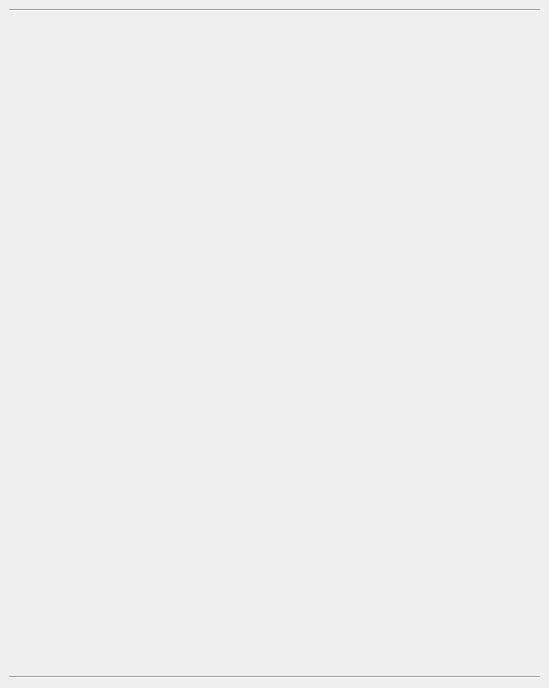
  <widget class="QDockWidget" name="dockWidget_1">
   <property name="sizePolicy">
    <sizepolicy hsizetype="Maximum" vsizetype="Maximum">
     <horstretch>0</horstretch>
     <verstretch>0</verstretch>
    </sizepolicy>
   </property>
   <property name="minimumSize">
    <size>
     <width>549</width>
     <height>688</height>
    </size>
   </property>
   <property name="baseSize">
    <size>
     <width>549</width>
     <height>688</height>
    </size>
   </property>
   <property name="floating">
    <bool>false</bool>
   </property>
   <property name="features">
    <set>QDockWidget::DockWidgetClosable|QDockWidget::DockWidgetMovable</set>
   </property>
   <property name="allowedAreas">
    <set>Qt::LeftDockWidgetArea|Qt::RightDockWidgetArea</set>
   </property>
   <property name="windowTitle">
    <string>Histogram</string>
   </property>
   <attribute name="dockWidgetArea">
    <number>2</number>
   </attribute>
   <widget class="QWidget" name="dockWidgetContents_2">
    <property name="sizePolicy">
     <sizepolicy hsizetype="Expanding" vsizetype="Expanding">
      <horstretch>0</horstretch>
      <verstretch>0</verstretch>
     </sizepolicy>
    </property>
    <layout class="QVBoxLayout" name="verticalLayout_4">
     <item>
      <widget class="Line" name="line_2">
       <property name="orientation">
        <enum>Qt::Horizontal</enum>
       </property>
      </widget>
     </item>
     <item>
      <widget class="Line" name="line">
       <property name="orientation">
        <enum>Qt::Vertical</enum>
       </property>
      </widget>
     </item>
     <item>
      <layout class="QHBoxLayout" name="mplhorizontalLayout">
       <item>
        <widget class="MplWidget" name="mpl" native="true">
         <property name="sizePolicy">
          <sizepolicy hsizetype="Expanding" vsizetype="Expanding">
           <horstretch>0</horstretch>
           <verstretch>0</verstretch>
          </sizepolicy>
         </property>
        </widget>
       </item>
      </layout>
     </item>
     <item>
      <widget class="Line" name="line_3">
       <property name="orientation">
        <enum>Qt::Horizontal</enum>
       </property>
      </widget>
     </item>
    </layout>
   </widget>
  </widget>
